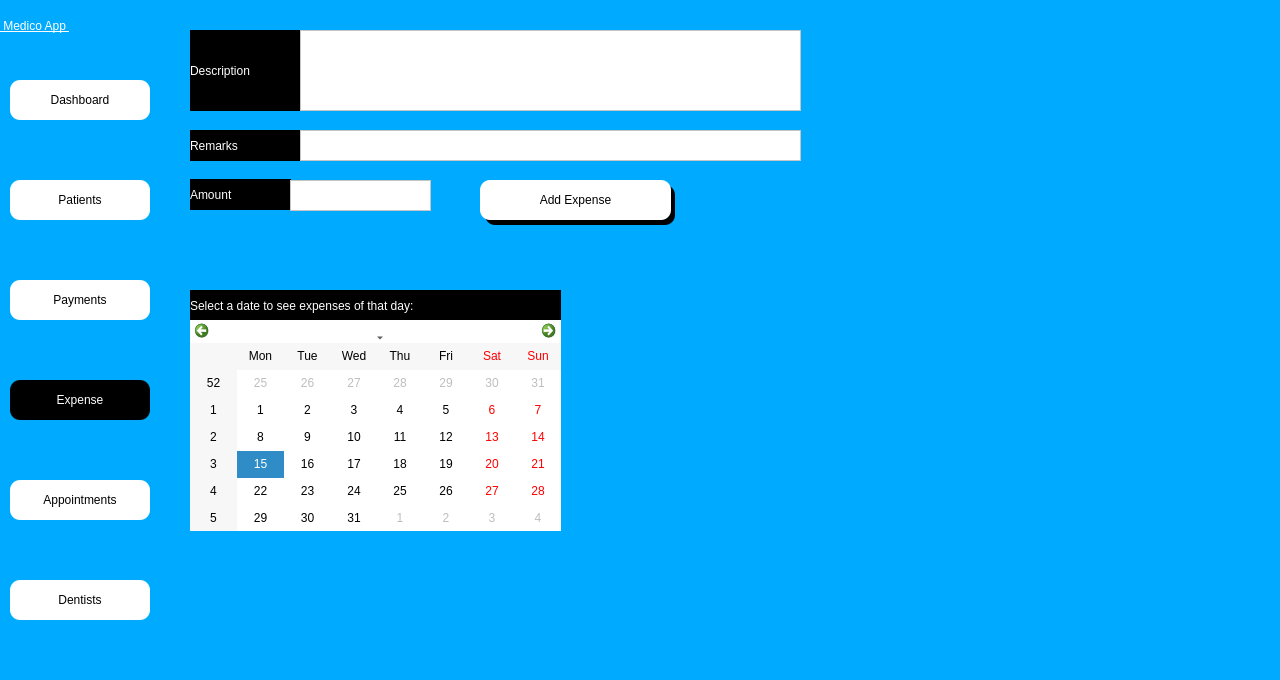
<?xml version="1.0" encoding="UTF-8"?>
<ui version="4.0">
 <class>Dialog</class>
 <widget class="QDialog" name="Dialog">
  <property name="geometry">
   <rect>
    <x>0</x>
    <y>0</y>
    <width>1280</width>
    <height>680</height>
   </rect>
  </property>
  <property name="windowTitle">
   <string>Dialog</string>
  </property>
  <property name="styleSheet">
   <string notr="true">background-color: rgb(0, 170, 255);</string>
  </property>
  <widget class="QWidget" name="side_bar" native="true">
   <property name="geometry">
    <rect>
     <x>0</x>
     <y>0</y>
     <width>160</width>
     <height>681</height>
    </rect>
   </property>
   <property name="styleSheet">
    <string notr="true">
background-color: rgba(170, 170, 255,.5);

</string>
   </property>
   <widget class="QPushButton" name="patient_btn">
    <property name="geometry">
     <rect>
      <x>10</x>
      <y>180</y>
      <width>140</width>
      <height>40</height>
     </rect>
    </property>
    <property name="styleSheet">
     <string notr="true">QPushButton{


font:  14pt &quot;Segoe UI &quot;;
background-color: rgb(255, 255, 255);
border-top-left-radius:10px;
border-bottom-left-radius:10px;
border-top-right-radius:10px;
border-bottom-right-radius:10px;}
QPushButton:hover{
	background-color: rgb(161, 161, 161);
	color: rgb(255, 255, 255);
}
QPushButton:focus{
	background-color: rgb(161, 161, 161);
	color: rgb(255, 255, 255);
}</string>
    </property>
    <property name="text">
     <string>Patients</string>
    </property>
    <property name="icon">
     <iconset>
      <normaloff>../Medico_modern/patientdownload .png</normaloff>../Medico_modern/patientdownload .png</iconset>
    </property>
   </widget>
   <widget class="QPushButton" name="dash_btn">
    <property name="geometry">
     <rect>
      <x>10</x>
      <y>80</y>
      <width>140</width>
      <height>40</height>
     </rect>
    </property>
    <property name="styleSheet">
     <string notr="true">QPushButton{


font:  14pt &quot;Segoe UI &quot;;
background-color: rgb(255, 255, 255);
border-top-left-radius:10px;
border-bottom-left-radius:10px;
border-top-right-radius:10px;
border-bottom-right-radius:10px;}
QPushButton:hover{
	background-color: rgb(161, 161, 161);
	color: rgb(255, 255, 255);
}
QPushButton:focus{
	background-color: rgb(161, 161, 161);
	color: rgb(255, 255, 255);
}</string>
    </property>
    <property name="text">
     <string>Dashboard</string>
    </property>
    <property name="icon">
     <iconset>
      <normaloff>../Medico_modern/dashboard.png</normaloff>../Medico_modern/dashboard.png</iconset>
    </property>
   </widget>
   <widget class="QPushButton" name="appointment_btn">
    <property name="geometry">
     <rect>
      <x>10</x>
      <y>480</y>
      <width>140</width>
      <height>40</height>
     </rect>
    </property>
    <property name="styleSheet">
     <string notr="true">QPushButton{


font:  14pt &quot;Segoe UI &quot;;
background-color: rgb(255, 255, 255);
border-top-left-radius:10px;
border-bottom-left-radius:10px;
border-top-right-radius:10px;
border-bottom-right-radius:10px;}
QPushButton:hover{
	background-color: rgb(161, 161, 161);
	color: rgb(255, 255, 255);
}
QPushButton:focus{
	background-color: rgb(161, 161, 161);
	color: rgb(255, 255, 255);
}</string>
    </property>
    <property name="text">
     <string>Appointments</string>
    </property>
    <property name="icon">
     <iconset>
      <normaloff>../Medico_modern/appointmentdownload (1).png</normaloff>../Medico_modern/appointmentdownload (1).png</iconset>
    </property>
   </widget>
   <widget class="QPushButton" name="dentist_btn">
    <property name="geometry">
     <rect>
      <x>10</x>
      <y>580</y>
      <width>140</width>
      <height>40</height>
     </rect>
    </property>
    <property name="styleSheet">
     <string notr="true">QPushButton{


font:  14pt &quot;Segoe UI &quot;;
background-color: rgb(255, 255, 255);
border-top-left-radius:10px;
border-bottom-left-radius:10px;
border-top-right-radius:10px;
border-bottom-right-radius:10px;}
QPushButton:hover{
	background-color: rgb(161, 161, 161);
	color: rgb(255, 255, 255);
}
QPushButton:focus{
	background-color: rgb(161, 161, 161);
	color: rgb(255, 255, 255);
}</string>
    </property>
    <property name="text">
     <string>Dentists</string>
    </property>
    <property name="icon">
     <iconset>
      <normaloff>../Medico_modern/dentistimages.png</normaloff>../Medico_modern/dentistimages.png</iconset>
    </property>
   </widget>
   <widget class="QPushButton" name="payment_btn">
    <property name="geometry">
     <rect>
      <x>10</x>
      <y>280</y>
      <width>140</width>
      <height>40</height>
     </rect>
    </property>
    <property name="styleSheet">
     <string notr="true">QPushButton{


font:  14pt &quot;Segoe UI &quot;;
background-color: rgb(255, 255, 255);
border-top-left-radius:10px;
border-bottom-left-radius:10px;
border-top-right-radius:10px;
border-bottom-right-radius:10px;}
QPushButton:hover{
	background-color: rgb(161, 161, 161);
	color: rgb(255, 255, 255);
}
QPushButton:focus{
	background-color: rgb(161, 161, 161);
	color: rgb(255, 255, 255);
}</string>
    </property>
    <property name="text">
     <string>Payments</string>
    </property>
    <property name="icon">
     <iconset>
      <normaloff>../Medico_modern/billingdownload (1).png</normaloff>../Medico_modern/billingdownload (1).png</iconset>
    </property>
   </widget>
   <widget class="QPushButton" name="expense_btn">
    <property name="geometry">
     <rect>
      <x>10</x>
      <y>380</y>
      <width>140</width>
      <height>40</height>
     </rect>
    </property>
    <property name="styleSheet">
     <string notr="true">
QPushButton{


font:  14pt &quot;Segoe UI &quot;;
background-color: rgb(255, 255, 255);
border-top-left-radius:10px;
border-bottom-left-radius:10px;
border-top-right-radius:10px;
border-bottom-right-radius:10px;

	background-color: rgb(0, 0, 0);
	color: rgb(255, 255, 255);
}

QPushButton:hover{
	background-color: rgb(161, 161, 161);
	color: rgb(255, 255, 255);
}
QPushButton:focus{
	background-color: rgb(0, 0, 0);
	color: rgb(255, 255, 255);
}</string>
    </property>
    <property name="text">
     <string>Expense</string>
    </property>
    <property name="icon">
     <iconset>
      <normaloff>../Medico_modern/billingdownload (1).png</normaloff>../Medico_modern/billingdownload (1).png</iconset>
    </property>
   </widget>
   <widget class="QLabel" name="label_4">
    <property name="geometry">
     <rect>
      <x>0</x>
      <y>0</y>
      <width>161</width>
      <height>51</height>
     </rect>
    </property>
    <property name="styleSheet">
     <string notr="true">font: 20pt &quot;MS Shell Dlg 2&quot;;
font: 75 20pt &quot;MS Shell Dlg 2&quot;;
text-decoration: underline;
font: 22pt &quot;MS Shell Dlg 2&quot;;
background-color: rgba(255, 255, 255,0);
color: rgb(255, 255, 255);
</string>
    </property>
    <property name="text">
     <string> Medico App </string>
    </property>
   </widget>
  </widget>
  <widget class="QLabel" name="expense_desc">
   <property name="geometry">
    <rect>
     <x>190</x>
     <y>30</y>
     <width>131</width>
     <height>81</height>
    </rect>
   </property>
   <property name="styleSheet">
    <string notr="true">
color: rgb(255, 255, 255);
background-color: rgb(0, 0, 0);

font:  14pt &quot;Segoe UI &quot;;</string>
   </property>
   <property name="text">
    <string>Description</string>
   </property>
  </widget>
  <widget class="QTextEdit" name="expense_desc_edit">
   <property name="geometry">
    <rect>
     <x>300</x>
     <y>30</y>
     <width>501</width>
     <height>81</height>
    </rect>
   </property>
   <property name="styleSheet">
    <string notr="true">background-color: rgb(255, 255, 255);
font: 12pt &quot;MS Shell Dlg 2&quot;;</string>
   </property>
  </widget>
  <widget class="QLabel" name="expense_remark">
   <property name="geometry">
    <rect>
     <x>190</x>
     <y>130</y>
     <width>111</width>
     <height>31</height>
    </rect>
   </property>
   <property name="styleSheet">
    <string notr="true">
color: rgb(255, 255, 255);
background-color: rgb(0, 0, 0);

font:  14pt &quot;Segoe UI &quot;;</string>
   </property>
   <property name="text">
    <string>Remarks</string>
   </property>
  </widget>
  <widget class="QTextEdit" name="expense_remark_edit">
   <property name="geometry">
    <rect>
     <x>300</x>
     <y>130</y>
     <width>501</width>
     <height>31</height>
    </rect>
   </property>
   <property name="styleSheet">
    <string notr="true">background-color: rgb(255, 255, 255);
font: 12pt &quot;MS Shell Dlg 2&quot;;</string>
   </property>
  </widget>
  <widget class="QLabel" name="expense_amount">
   <property name="geometry">
    <rect>
     <x>190</x>
     <y>179</y>
     <width>101</width>
     <height>31</height>
    </rect>
   </property>
   <property name="styleSheet">
    <string notr="true">
color: rgb(255, 255, 255);
background-color: rgb(0, 0, 0);

font:  14pt &quot;Segoe UI &quot;;</string>
   </property>
   <property name="text">
    <string>Amount</string>
   </property>
  </widget>
  <widget class="QTextEdit" name="expense_amount_edit">
   <property name="geometry">
    <rect>
     <x>290</x>
     <y>180</y>
     <width>141</width>
     <height>31</height>
    </rect>
   </property>
   <property name="styleSheet">
    <string notr="true">background-color: rgb(255, 255, 255);
font: 12pt &quot;MS Shell Dlg 2&quot;;</string>
   </property>
  </widget>
  <widget class="QPushButton" name="add_expense_btn">
   <property name="geometry">
    <rect>
     <x>480</x>
     <y>180</y>
     <width>191</width>
     <height>40</height>
    </rect>
   </property>
   <property name="styleSheet">
    <string notr="true">QPushButton{


font:  14pt &quot;Segoe UI &quot;;
background-color: rgb(255, 255, 255);
border-top-left-radius:10px;
border-bottom-left-radius:10px;
border-top-right-radius:10px;
border-bottom-right-radius:10px;}
QPushButton:hover{
	background-color: rgb(161, 161, 161);
	color: rgb(255, 255, 255);
}
QPushButton:focus{
	background-color: rgb(161, 161, 161);
	color: rgb(255, 255, 255);
}</string>
   </property>
   <property name="text">
    <string>Add Expense</string>
   </property>
  </widget>
  <widget class="QLabel" name="select_date">
   <property name="geometry">
    <rect>
     <x>190</x>
     <y>290</y>
     <width>371</width>
     <height>31</height>
    </rect>
   </property>
   <property name="styleSheet">
    <string notr="true">
color: rgb(255, 255, 255);
background-color: rgb(0, 0, 0);

font:  14pt &quot;Segoe UI &quot;;</string>
   </property>
   <property name="text">
    <string>Select a date to see expenses of that day:</string>
   </property>
  </widget>
  <widget class="QCalendarWidget" name="calendarWidget">
   <property name="geometry">
    <rect>
     <x>190</x>
     <y>320</y>
     <width>371</width>
     <height>211</height>
    </rect>
   </property>
   <property name="focusPolicy">
    <enum>Qt::ClickFocus</enum>
   </property>
   <property name="styleSheet">
    <string notr="true">background-color: rgb(255, 255, 255);
color: rgba(0, 0, 0,.9);
</string>
   </property>
  </widget>
  <widget class="QLabel" name="label_2">
   <property name="geometry">
    <rect>
     <x>485</x>
     <y>185</y>
     <width>190</width>
     <height>40</height>
    </rect>
   </property>
   <property name="styleSheet">
    <string notr="true">font: 12pt &quot;MS Shell Dlg 2&quot;;
border-color: rgb(0, 0, 0);
border-top-left-radius:10px;
border-bottom-left-radius:10px;
border-top-right-radius:10px;
border-bottom-right-radius:10px;
border-bottom-color: rgb(0, 0, 0);
selection-color: rgb(255, 255, 255);
background-color: rgb(0, 0, 0);
color: rgb(255, 255, 255);</string>
   </property>
   <property name="text">
    <string/>
   </property>
  </widget>
  <widget class="QLabel" name="label">
   <property name="geometry">
    <rect>
     <x>0</x>
     <y>0</y>
     <width>1280</width>
     <height>680</height>
    </rect>
   </property>
   <property name="text">
    <string/>
   </property>
   <property name="pixmap">
    <pixmap>../Images/Designer_1.png</pixmap>
   </property>
   <property name="scaledContents">
    <bool>true</bool>
   </property>
  </widget>
  <zorder>label</zorder>
  <zorder>side_bar</zorder>
  <zorder>expense_desc</zorder>
  <zorder>expense_desc_edit</zorder>
  <zorder>expense_remark</zorder>
  <zorder>expense_remark_edit</zorder>
  <zorder>expense_amount</zorder>
  <zorder>expense_amount_edit</zorder>
  <zorder>select_date</zorder>
  <zorder>calendarWidget</zorder>
  <zorder>label_2</zorder>
  <zorder>add_expense_btn</zorder>
 </widget>
 <tabstops>
  <tabstop>expense_btn</tabstop>
  <tabstop>appointment_btn</tabstop>
  <tabstop>dentist_btn</tabstop>
  <tabstop>expense_desc_edit</tabstop>
  <tabstop>expense_remark_edit</tabstop>
  <tabstop>expense_amount_edit</tabstop>
  <tabstop>add_expense_btn</tabstop>
  <tabstop>dash_btn</tabstop>
  <tabstop>patient_btn</tabstop>
  <tabstop>payment_btn</tabstop>
 </tabstops>
 <resources/>
 <connections/>
</ui>
